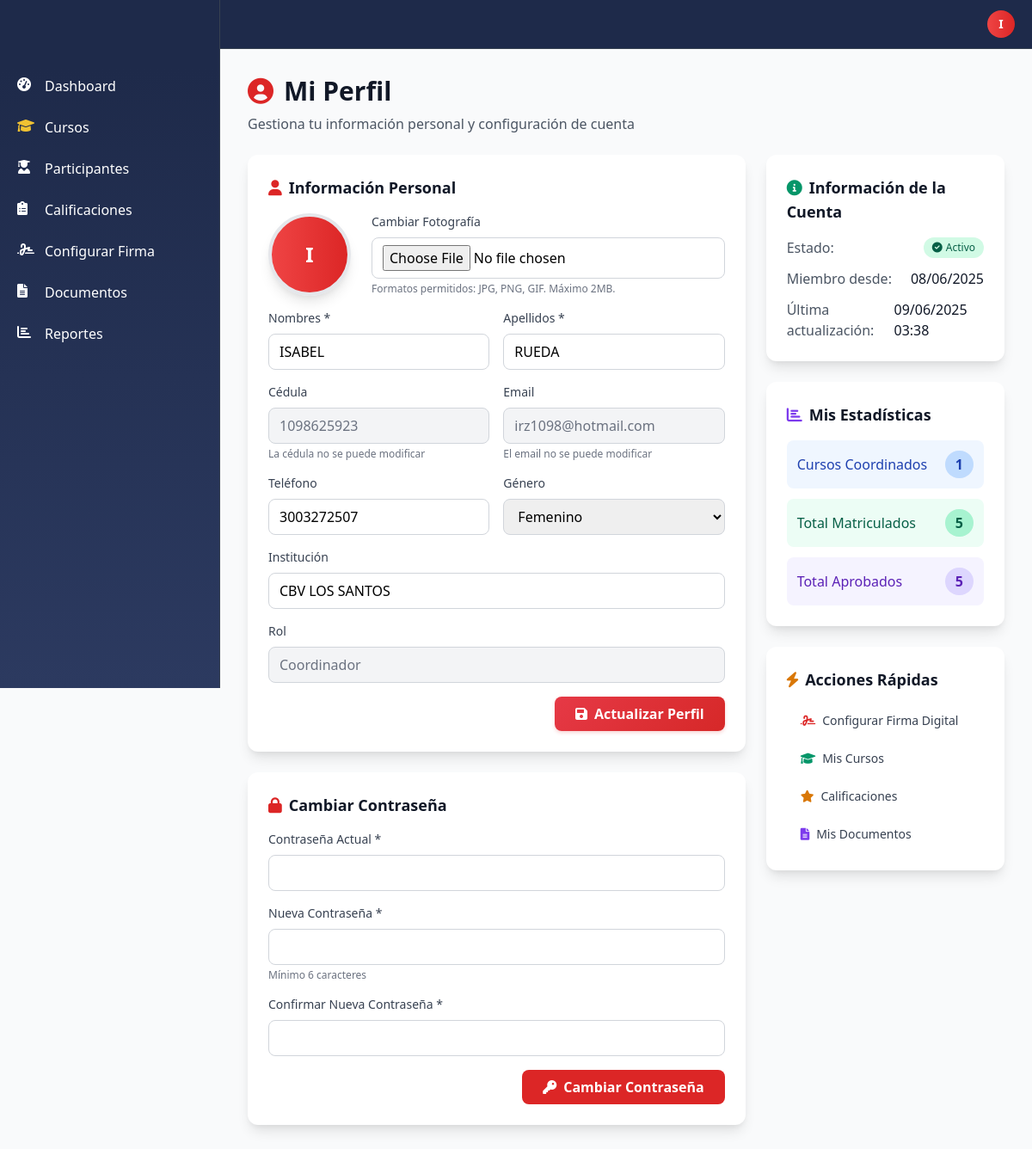
Screenshot of /perfil.php (signed in) with the database file from the repository.
### tables this page shows
CREATE TABLE `usuarios` (
  `id` int(11) NOT NULL,
  `nombres` varchar(100) NOT NULL,
  `apellidos` varchar(100) NOT NULL,
  `cedula` varchar(20) NOT NULL,
  `email` varchar(100) NOT NULL,
  `password_hash` varchar(255) NOT NULL,
  `rol_id` int(11) NOT NULL,
  `telefono` varchar(20) DEFAULT NULL,
  `institucion` varchar(100) DEFAULT NULL,
  `genero` enum('M','F','Otro') DEFAULT NULL,
  `fotografia` varchar(255) DEFAULT NULL,
  `firma_digital` varchar(255) DEFAULT NULL,
  `tipo_firma` enum('imagen','criptografica') DEFAULT 'imagen',
  `activo` tinyint(1) DEFAULT 1,
  `created_at` timestamp NOT NULL DEFAULT current_timestamp(),
  `updated_at` timestamp NOT NULL DEFAULT current_timestamp() ON UPDATE current_timestamp(),
  `escuela_id` int(11) DEFAULT NULL
);

CREATE TABLE `roles` (
  `id` int(11) NOT NULL,
  `nombre` varchar(50) NOT NULL,
  `descripcion` text DEFAULT NULL,
  `created_at` timestamp NOT NULL DEFAULT current_timestamp()
);

### perfil.php (the view, shortened to what this page needs)
<?php
$database = new Database();
$db = $database->getConnection();
$user_id = $_SESSION['user_id'];
$query_user = "SELECT u.*, r.nombre as rol_nombre
               FROM usuarios u
               JOIN roles r ON u.rol_id = r.id
               WHERE u.id = ?";
$stmt_user = $db->prepare($query_user);
$stmt_user->execute([$user_id]);
$usuario = $stmt_user->fetch();
$estadisticas = [];
try {
    if ($usuario['rol_nombre'] === 'Coordinador') {
        $query_stats = "SELECT
                            (SELECT COUNT(*) FROM cursos WHERE coordinador_id = ?) as total_cursos,
                            (SELECT COUNT(*) FROM matriculas m JOIN cursos c ON m.curso_id = c.id WHERE c.coordinador_id = ?) as total_matriculados,
                            (SELECT COUNT(*) FROM matriculas m JOIN cursos c ON m.curso_id = c.id WHERE c.coordinador_id = ? AND m.aprobado = 1) as total_aprobados";
        $stmt_stats = $db->prepare($query_stats);
        $stmt_stats->execute([$user_id, $user_id, $user_id]);
        $estadisticas = $stmt_stats->fetch();
    } elseif ($usuario['rol_nombre'] === 'Instructor') {
        $query_stats = "SELECT
                            (SELECT COUNT(*) FROM instructores_cursos WHERE instructor_id = ?) as total_cursos_instructor";
        $stmt_stats = $db->prepare($query_stats);
        $stmt_stats->execute([$user_id]);
        $estadisticas = $stmt_stats->fetch();
    }
} catch (Exception $e) {
    $estadisticas = [];
}
include 'includes/header.php';
?>
<div class="mb-6">
    <div class="flex justify-between items-center">
        <div>
            <h1 class="text-3xl font-bold text-gray-900 mb-2">
                <i class="fas fa-user-circle text-red-600 mr-3"></i>Mi Perfil
            </h1>
            <p class="text-gray-600">Gestiona tu información personal y configuración de cuenta</p>
        </div>
    </div>
</div>
<div class="grid grid-cols-1 lg:grid-cols-3 gap-6">
    <div class="lg:col-span-2 space-y-6">
        <div class="bg-white rounded-xl shadow-lg p-6">
            <h3 class="text-lg font-semibold text-gray-900 mb-4">
                <i class="fas fa-user text-red-600 mr-2"></i>Información Personal
            </h3>
            <form method="POST" enctype="multipart/form-data" class="space-y-4" id="profile-form">
                <div class="flex items-center space-x-6 mb-6">
                    <div class="flex-shrink-0">
                        <?php if ($usuario['fotografia'] && file_exists($usuario['fotografia'])): ?>
                            <img src="<?php echo htmlspecialchars($usuario['fotografia']); ?>" alt="Foto de perfil" class="w-24 h-24 rounded-full object-cover border-4 border-gray-200 shadow-lg" id="profile-image">
                        <?php else: ?>
                            <div class="w-24 h-24 bg-gradient-to-r from-red-500 to-red-600 rounded-full flex items-center justify-center text-white font-bold text-2xl border-4 border-gray-200 shadow-lg" id="profile-initials">
                                <?php echo strtoupper(substr($usuario['nombres'], 0, 1)); ?>
                            </div>
                        <?php endif; ?>
                    </div>
                    <div class="flex-1">
                        <label class="block text-sm font-medium text-gray-700 mb-2">Cambiar Fotografía</label>
                        <input type="file" name="fotografia" accept="image/*" class="w-full px-3 py-2 border border-gray-300 rounded-lg focus:outline-none focus:ring-2 focus:ring-red-500" id="photo-input">
                        <p class="text-xs text-gray-500 mt-1">Formatos permitidos: JPG, PNG, GIF. Máximo 2MB.</p>
                    </div>
                </div>
                <div class="grid grid-cols-1 md:grid-cols-2 gap-4">
                    <div>
                        <label class="block text-sm font-medium text-gray-700 mb-2">Nombres *</label>
                        <input type="text" name="nombres" value="<?php echo htmlspecialchars($usuario['nombres']); ?>" required class="w-full px-3 py-2 border border-gray-300 rounded-lg focus:outline-none focus:ring-2 focus:ring-red-500" maxlength="100">
                    </div>
                    <div>
                        <label class="block text-sm font-medium text-gray-700 mb-2">Apellidos *</label>
                        <input type="text" name="apellidos" value="<?php echo htmlspecialchars($usuario['apellidos']); ?>" required class="w-full px-3 py-2 border border-gray-300 rounded-lg focus:outline-none focus:ring-2 focus:ring-red-500" maxlength="100">
                    </div>
                </div>
                <div class="grid grid-cols-1 md:grid-cols-2 gap-4">
                    <div>
                        <label class="block text-sm font-medium text-gray-700 mb-2">Cédula</label>
                        <input type="text" value="<?php echo htmlspecialchars($usuario['cedula']); ?>" disabled class="w-full px-3 py-2 border border-gray-300 rounded-lg bg-gray-100 text-gray-500">
                        <p class="text-xs text-gray-500 mt-1">La cédula no se puede modificar</p>
                    </div>
                    <div>
                        <label class="block text-sm font-medium text-gray-700 mb-2">Email</label>
                        <input type="email" value="<?php echo htmlspecialchars($usuario['email']); ?>" disabled class="w-full px-3 py-2 border border-gray-300 rounded-lg bg-gray-100 text-gray-500">
                        <p class="text-xs text-gray-500 mt-1">El email no se puede modificar</p>
                    </div>
                </div>
                <div class="grid grid-cols-1 md:grid-cols-2 gap-4">
                    <div>
                        <label class="block text-sm font-medium text-gray-700 mb-2">Teléfono</label>
                        <input type="text" name="telefono" value="<?php echo htmlspecialchars($usuario['telefono'] ?? ''); ?>" class="w-full px-3 py-2 border border-gray-300 rounded-lg focus:outline-none focus:ring-2 focus:ring-red-500" maxlength="20">
                    </div>
                    <div>
                        <label class="block text-sm font-medium text-gray-700 mb-2">Género</label>
                        <select name="genero" class="w-full px-3 py-2 border border-gray-300 rounded-lg focus:outline-none focus:ring-2 focus:ring-red-500">
                            <option value="F" <?php echo ($usuario['genero'] === 'F') ? 'selected' : ''; ?>>Femenino</option>
                        </select>
                    </div>
                </div>
                <div>
                    <label class="block text-sm font-medium text-gray-700 mb-2">Institución</label>
                    <input type="text" name="institucion" value="<?php echo htmlspecialchars($usuario['institucion'] ?? ''); ?>" class="w-full px-3 py-2 border border-gray-300 rounded-lg focus:outline-none focus:ring-2 focus:ring-red-500" maxlength="200">
                </div>
                <div>
                    <label class="block text-sm font-medium text-gray-700 mb-2">Rol</label>
                    <input type="text" value="<?php echo htmlspecialchars($usuario['rol_nombre']); ?>" disabled class="w-full px-3 py-2 border border-gray-300 rounded-lg bg-gray-100 text-gray-500">
                </div>
                <div class="flex justify-end">
                    <button type="submit" class="btn-primary text-white px-6 py-2 rounded-lg font-semibold transition-all hover:transform hover:scale-105" id="save-profile-btn">
                        <i class="fas fa-save mr-2"></i>Actualizar Perfil
                    </button>
                </div>
            </form>
        </div>
        <div class="bg-white rounded-xl shadow-lg p-6">
            <h3 class="text-lg font-semibold text-gray-900 mb-4">
                <i class="fas fa-lock text-red-600 mr-2"></i>Cambiar Contraseña
            </h3>
            <form method="POST" class="space-y-4" id="password-form">
                <div>
                    <label class="block text-sm font-medium text-gray-700 mb-2">Contraseña Actual *</label>
                    <input type="password" name="current_password" required class="w-full px-3 py-2 border border-gray-300 rounded-lg focus:outline-none focus:ring-2 focus:ring-red-500" id="current-password">
                </div>
                <div>
                    <label class="block text-sm font-medium text-gray-700 mb-2">Nueva Contraseña *</label>
                    <input type="password" name="new_password" required class="w-full px-3 py-2 border border-gray-300 rounded-lg focus:outline-none focus:ring-2 focus:ring-red-500" minlength="6" id="new-password">
                    <p class="text-xs text-gray-500 mt-1">Mínimo 6 caracteres</p>
                </div>
                <div>
                    <label class="block text-sm font-medium text-gray-700 mb-2">Confirmar Nueva Contraseña *</label>
                    <input type="password" name="confirm_password" required class="w-full px-3 py-2 border border-gray-300 rounded-lg focus:outline-none focus:ring-2 focus:ring-red-500" id="confirm-password">
                </div>
                <div class="flex justify-end">
                    <button type="submit" class="bg-red-600 hover:bg-red-700 text-white px-6 py-2 rounded-lg font-semibold transition-all hover:transform hover:scale-105" id="change-password-btn">
                        <i class="fas fa-key mr-2"></i>Cambiar Contraseña
                    </button>
                </div>
            </form>
        </div>
    </div>
    <div class="space-y-6">
        <div class="bg-white rounded-xl shadow-lg p-6">
            <h3 class="text-lg font-semibold text-gray-900 mb-4">
                <i class="fas fa-info-circle text-green-600 mr-2"></i>Información de la Cuenta
            </h3>
            <div class="space-y-3">
                <div class="flex justify-between">
                    <span class="text-gray-600">Estado:</span>
                    <span class="inline-flex items-center px-2.5 py-0.5 rounded-full text-xs font-medium bg-green-100 text-green-800">
                        <i class="fas fa-check-circle mr-1"></i>Activo
                    </span>
                </div>
                <div class="flex justify-between">
                    <span class="text-gray-600">Miembro desde:</span>
                    <span class="text-gray-900"><?php echo date('d/m/Y', strtotime($usuario['created_at'])); ?></span>
                </div>
                <div class="flex justify-between">
                    <span class="text-gray-600">Última actualización:</span>
                    <span class="text-gray-900"><?php echo date('d/m/Y H:i', strtotime($usuario['updated_at'])); ?></span>
                </div>
            </div>
        </div>
        <?php if (!empty($estadisticas)): ?>
        <div class="bg-white rounded-xl shadow-lg p-6">
            <h3 class="text-lg font-semibold text-gray-900 mb-4">
                <i class="fas fa-chart-bar text-purple-600 mr-2"></i>Mis Estadísticas
            </h3>
            <div class="space-y-3">
                <?php if ($usuario['rol_nombre'] === 'Coordinador'): ?>
                    <div class="flex justify-between items-center p-3 bg-blue-50 rounded-lg">
                        <span class="text-blue-800 font-medium">Cursos Coordinados</span>
                        <span class="bg-blue-200 text-blue-800 px-3 py-1 rounded-full font-bold"><?php echo $estadisticas['total_cursos'] ?? 0; ?></span>
                    </div>
                    <div class="flex justify-between items-center p-3 bg-green-50 rounded-lg">
                        <span class="text-green-800 font-medium">Total Matriculados</span>
                        <span class="bg-green-200 text-green-800 px-3 py-1 rounded-full font-bold"><?php echo $estadisticas['total_matriculados'] ?? 0; ?></span>
                    </div>
                    <div class="flex justify-between items-center p-3 bg-purple-50 rounded-lg">
                        <span class="text-purple-800 font-medium">Total Aprobados</span>
                        <span class="bg-purple-200 text-purple-800 px-3 py-1 rounded-full font-bold"><?php echo $estadisticas['total_aprobados'] ?? 0; ?></span>
                    </div>
                <?php endif; ?>
            </div>
        </div>
        <?php endif; ?>
        <div class="bg-white rounded-xl shadow-lg p-6">
            <h3 class="text-lg font-semibold text-gray-900 mb-4">
                <i class="fas fa-bolt text-yellow-600 mr-2"></i>Acciones Rápidas
            </h3>
            <div class="space-y-2">
                <?php if (in_array($usuario['rol_nombre'], ['Coordinador', 'Instructor'])): ?>
                <a href="configurar-firma.php" class="block w-full text-left px-4 py-2 text-sm text-gray-700 hover:bg-gray-100 rounded-lg transition-colors">
                    <i class="fas fa-signature mr-2 text-red-600"></i>Configurar Firma Digital
                </a>
                <?php endif; ?>
                <?php if ($usuario['rol_nombre'] === 'Coordinador'): ?>
                <a href="cursos.php" class="block w-full text-left px-4 py-2 text-sm text-gray-700 hover:bg-gray-100 rounded-lg transition-colors">
                    <i class="fas fa-graduation-cap mr-2 text-green-600"></i>Mis Cursos
                </a>
                <a href="calificaciones.php" class="block w-full text-left px-4 py-2 text-sm text-gray-700 hover:bg-gray-100 rounded-lg transition-colors">
                    <i class="fas fa-star mr-2 text-yellow-600"></i>Calificaciones
                </a>
                <?php endif; ?>
                <a href="documentos.php" class="block w-full text-left px-4 py-2 text-sm text-gray-700 hover:bg-gray-100 rounded-lg transition-colors">
                    <i class="fas fa-file-alt mr-2 text-purple-600"></i>Mis Documentos
                </a>
            </div>
        </div>
    </div>
</div>
<?php include 'includes/footer.php'; ?>

### app/globals.css (style rules this page uses)
body { font-family: Arial, Helvetica, sans-serif; }
.btn-primary { background: linear-gradient(135deg, #dc2626 0%, #b91c1c 100%); color: white; transition: all 0.3s ease; box-shadow: 0 2px 4px rgba(220, 38, 38, 0.2); }

### includes/header.php (style rules this page uses)
.btn-primary { background: linear-gradient(135deg, #e63946 0%, #d62828 100%); transition: all 0.3s ease; }

### rows the page displays
usuarios: nombres "I", nombres "ISABEL", apellidos "RUEDA", cedula "1098625923", email "irz1098@hotmail.com", telefono "3003272507", genero "Femenino", institucion "CBV LOS SANTOS", rol.nombre "Coordinador", created_at "08/06/2025", updated_at "09/06/2025 03:38"

### other values shown
substr($_SESSION['user_name'], 0, 1) "I"
$estadisticas['total_cursos'] "1"
$estadisticas['total_matriculados'] "5"
$estadisticas['total_aprobados'] "5"
